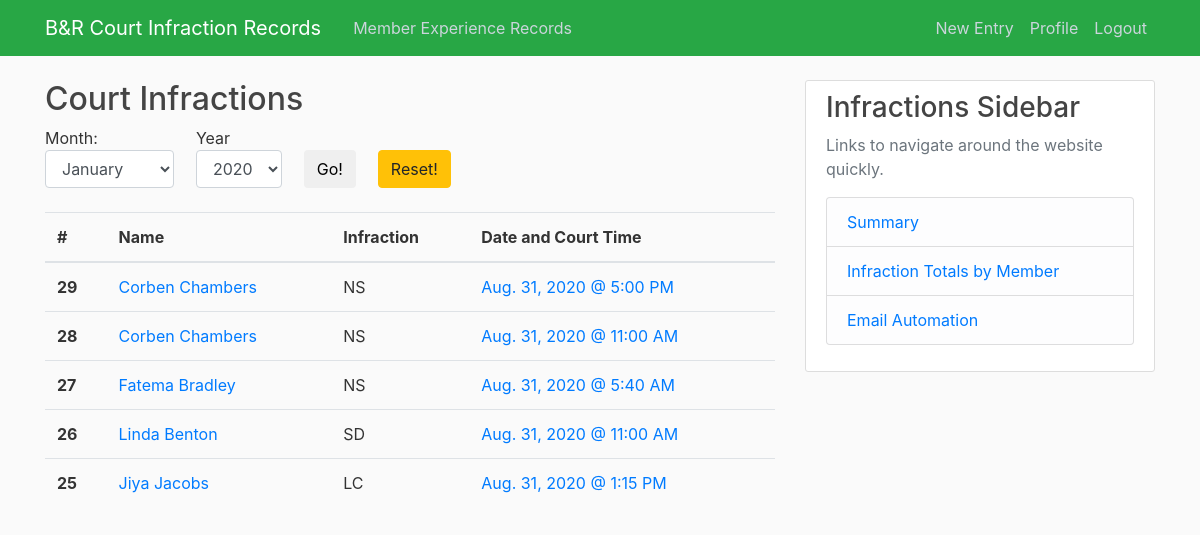
/courtinfractions/summary/ (signed in), run on an earlier commit of the app's database.
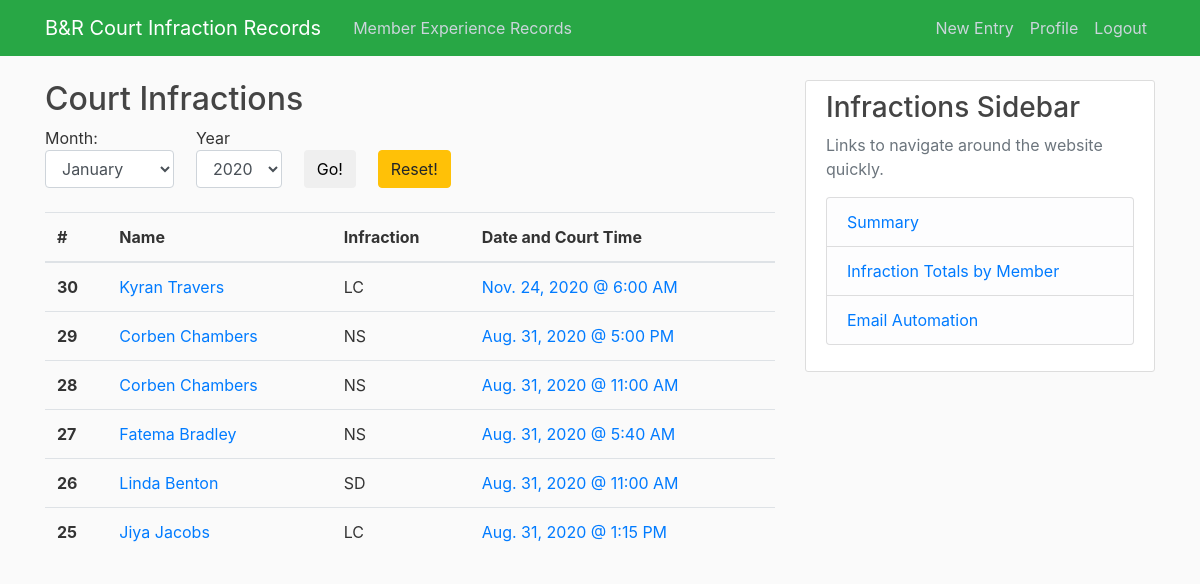
And on a later commit of the database.
### courtinfractions/models.py (models this page shows, shortened)
class courtInf(models.Model):
    codeInf = [
        ('LC1', 'Late Cancel'),
        ('NS1', 'No Show'),
        ('SD1', 'Singles to Doubles'),
        ('GN1', 'Guest Name'),
        ('OTH', 'Other (Please specify in notes)'),
    ]
    codeTime = [
        ('5:40 AM', '5:40 AM'),
        ('6:00 AM', '6:00 AM'),
        ('6:20 AM', '6:20 AM'),
        ('7:00 AM', '7:00 AM'),
        ('7:40 AM', '7:40 AM'),
        ('8:00 AM', '8:00 AM'),
        ('8:20 AM', '8:20 AM'),
        ('9:00 AM', '9:00 AM'),
        ('9:40 AM', '9:40 AM'),
        ('10:00 AM', '10:00 AM'),
        ('10:20 AM', '10:20 AM'),
        ('11:00 AM', '11:00 AM'),
        ('11:40 AM', '11:40 AM'),
        ('12:00 PM', '12:00 PM'),
        ('12:15 PM', '12:15 PM'),
        ('12:20 PM', '12:20 PM'),
        ('1:00 PM', '1:00 PM'),
        ('1:15 PM', '1:15 PM'),
        ('1:40 PM', '1:40 PM'),
        ('2:00 PM', '2:00 PM'),
        ('2:15 PM', '2:15 PM'),
        ('2:20 PM', '2:20 PM'),
        ('3:00 PM', '3:00 PM'),
        ('3:30 PM', '3:30 PM'),
        ('3:40 PM', '3:40 PM'),
        ('4:00 PM', '4:00 PM'),
        ('4:20 PM', '4:20 PM'),
        ('4:30 PM', '4:30 PM'),
        ('5:00 PM', '5:00 PM'),
        ('5:30 PM', '5:30 PM'),
        ('5:40 PM', '5:40 PM'),
        ('6:00 PM', '6:00 PM'),
        ('6:20 PM', '6:20 PM'),
        ('6:30 PM', '6:30 PM'),
        ('7:00 PM', '7:00 PM'),
        ('7:30 PM', '7:30 PM'),
        ('7:40 PM', '7:40 PM'),
        ('8:00 PM', '8:00 PM'),
        ('8:20 PM', '8:20 PM'),
        ('8:30 PM', '8:30 PM'),
        ('9:00 PM', '9:00 PM'),
        ('9:30 PM', '9:30 PM'),
        ('9:40 PM', '9:40 PM'),
    ]
    name = models.ForeignKey(contactInfo, on_delete=models.PROTECT)
    sport = models.CharField(max_length=2, choices=[
        ('TN', 'Tennis'), ('SQ', 'Squash'), ('BM', 'Badminton'),
        ('PB', 'Pickleball'), ('PT', 'Platform Tennis')
    ])
    infraction = models.CharField(max_length=3, choices=codeInf)
    date = models.DateField(default=timezone.now)
    courtTime = models.CharField(max_length=8, choices=codeTime)
    notes = models.TextField(blank=True)
    date_created = models.DateTimeField(default=timezone.now)
    author = models.ForeignKey(User, on_delete=models.PROTECT)

class contactInfo(models.Model):
    memberName = models.CharField(max_length=200)
    email = models.CharField(max_length=254)
    def __str__(self):
        return self.memberName

### courtinfractions/views.py (the view)
# urls.py: path('summary/', CIListView.as_view(), name='CI-summary'),
class CIListView(LoginRequiredMixin, ListView):
    model = courtInf
    template_name = 'courtinfractions/summary.html'
    context_object_name = 'records'
    ordering = '-date_created'
    paginate_by = 12
    month_list = ['January', 'February', 'March', 'April', 'May', 'June', 'July',
                  'August', 'September', 'October', 'November', 'December']
    year_list = list(range(courtInf.objects.earliest('date').date.year,
                           (courtInf.objects.latest('date').date.year)+1))
    def get_context_data(self, **kwargs):
        context = super(CIListView, self).get_context_data(**kwargs)
        context.update({
            'month_list': self.month_list,
            'year_list': self.year_list
        })
        return context
    def get_queryset(self):
        if self.request.method == 'GET':
            print('A date query has been entered')
            month = self.request.GET.get('month')
            year = self.request.GET.get('year')
            print('month: ', str(month))
            print('year: ', str(year))
            if month is None or year is None:
                return courtInf.objects.order_by('-date_created').all()
            else:
                return courtInf.objects.filter(date__month=month,
                                               date__year=year).order_by('-date_created').all()

### courtinfractions/templates/courtinfractions/summary.html (shortened to what this page needs)
{% extends 'courtinfractions/base.html' %}
{% block content %}
<h2>Court Infractions</h2>
<div>
    <form class="well contact-form" method='GET'>
        <div style="float:left;">
            Month:
            <select class="well form-control" name="month">
                {% for month in month_list %}
                <option value="{{ forloop.counter }}">{{ month }}</option>
                {% endfor %}
            </select>
        </div>
        <div style="float:left; margin-left:3%;">
            Year
            <select class="well form-control" name="year">
                {% for year in year_list %}
                <option value="{{ year }}">{{ year }}</option>
                {% endfor %}
            </select>
        </div>
        <div style="float:left; margin-left:3%;">
            <br>
            <button type="submit" class="btn btn-default">Go!</button>
        </div>
        <div style="float:left; margin-left:3%;">
            <br>
            <a href="{% url 'CI-summary' %}" class="btn btn-warning">Reset!</a>
        </div>
    </form>
</div>
<br>
<table class="table">
    <thead>
    <tr>
        <th scope="col">#</th>
        <th scope="col">Name</th>
        <th scope="col">Infraction</th>
        <th scope="col">Date and Court Time</th>
    </tr>
    </thead>
    <tbody>
    {% for record in records %}
    <tr>
        <th scope="row">{{ record.id }}</th>
        <td><a class="article-content" href="{% url 'CI-record' record.id %}">{{ record.name }}</a></td>
        <td>{{ record.infraction.0 }}{{ record.infraction.1 }}</td>
        <td><a class="article-content" href="{% url 'CI-date' record.date %}">{{ record.date }} @ {{ record.courtTime }}</a></td>
    </tr>
    {% endfor %}
    </tbody>
</table>
{% endblock content %}

### courtinfractions/templates/courtinfractions/base.html (shortened to what this page needs)
{% load static %}
<!DOCTYPE html>
<html lang="en">
<head>
    <link rel="stylesheet" href="https://maxcdn.bootstrapcdn.com/bootstrap/4.0.0/css/bootstrap.min.css"
>
    <link rel="stylesheet" href="{% static 'courtinfractions/main.css' %}">
</head>
<body>
<header class="site-header">
    <nav class="navbar navbar-expand-md navbar-dark bg-success fixed-top">
        <div class="container">
            <a class="navbar-brand mr-4" href="{% url 'CI-summary' %}">B&R Court Infraction Records</a>
            <div class="collapse navbar-collapse" id="navbarToggle">
                <div class="navbar-nav mr-auto">
                    <a class="nav-item nav-link" href="{% url 'ME-summary' %}">Member Experience Records</a>
                </div>
                <div class="navbar-nav">
                    {% if user.is_authenticated %}
                    <a class="nav-item nav-link" href="{% url 'CI-new' %}">New Entry</a>
                    <a class="nav-item nav-link" href="{% url 'profile' %}">Profile</a>
                    <a class="nav-item nav-link" href="{% url 'logout' %}">Logout</a>
                    {% else %}
                    <a class="nav-item nav-link" href="{% url 'login' %}">Login</a>
                    <a class="nav-item nav-link" href="{% url 'register' %}">Register</a>
                    {% endif %}
                </div>
            </div>
        </div>
    </nav>
</header>
<main role="main" class="container">
    <div class="row">
        <div class="col-md-8">
            {% block content %}{% endblock %}
        </div>
        <div class="col-md-4">
            <div class="content-section">
                <h3>Infractions Sidebar</h3>
                <p class='text-muted'>Links to navigate around the website quickly.
                <ul class="list-group">
                    <li class="list-group-item list-group-item-light">
                        <a href="{% url 'CI-summary' %}">Summary</a>
                    </li>
                    <li class="list-group-item list-group-item-light">
                        <a href="{% url 'CI-table' %}">Infraction Totals by Member</a>
                    </li>
                    <li class="list-group-item list-group-item-light">
                        <a href="{% url 'CI-email' %}">Email Automation</a>
                    </li>
                </ul>
                </p>
            </div>
        </div>
    </div>
</main>
</body>
</html>

### courtinfractions/static/courtinfractions/main.css (style rules this page uses)
body { background: #fafafa; color: #333333; margin-top: 5rem; }
h1, h2, h3, h4, h5, h6 { color: #444444; }
ul { margin: 0; }
.site-header .navbar-nav .nav-link { color: #cbd5db; }
.content-section { background: #ffffff; padding: 10px 20px; border: 1px solid #dddddd; border-radius: 3px; margin-bottom: 20px; }
.article-content { white-space: pre-line; }

What changed in the data, as far as the page shows it:
added courtInf: id "30", name "Kyran Travers", infraction.0 "L", infraction.1 "C", date "Nov. 24, 2020", courtTime "6:00 AM"
